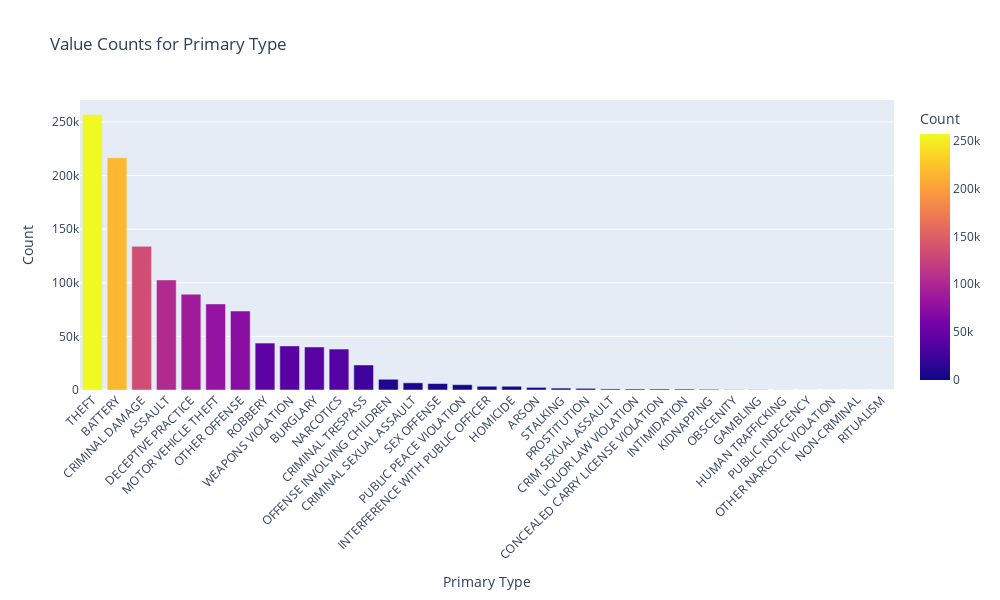

Notebook code for this chart:
### Markdown cell above
Lets explore `Primary Type` column using bar graph to see what cirme types were committed the most during 2019 to 2023.

### Code cell
# Unique value counts for 'Primary Type'
primary_type_counts = df['Primary Type'].value_counts().reset_index()
primary_type_counts.columns = ['Primary Type', 'Count']  # Rename columns for clarity

# Create a bar plot for 'Primary Type'
fig = px.bar(primary_type_counts, x='Primary Type', y='Count', 
             title='Value Counts for Primary Type', labels={'Primary Type': 'Primary Type', 'Count': 'Count'},
             color='Count', color_continuous_scale=px.colors.sequential.Plasma)

# layout of graph
fig.update_layout(xaxis_title='Primary Type', yaxis_title='Count', xaxis_tickangle=-45,
    width=1000,height=600   
)

fig.show()

### Figure 1 — Plotly figure (JSON) as saved in the notebook; plotly's stock layout.template omitted (floating-point values rounded to 4 significant figures)
{"data": [{"alignmentgroup": "True", "hovertemplate": "Primary Type=%{x}<br>Count=%{marker.color}<extra></extra>", "legendgroup": "", "marker": {"color": [256975, 216660, 133985, 102649, 89330, 80252, 73644, 43785, 41137, 40135, 38196, 23343, 10010, 6685, 6015, 4967, 3491, 3475, 2428, 1776, 1547, 978, 948, 920, 867, 636, 254, 204, 52, 35, 25, 17, 1], "coloraxis": "coloraxis", "pattern": {"shape": ""}}, "name": "", "offsetgroup": "", "orientation": "v", "showlegend": false, "textposition": "auto", "type": "bar", "x": ["THEFT", "BATTERY", "CRIMINAL DAMAGE", "ASSAULT", "DECEPTIVE PRACTICE", "MOTOR VEHICLE THEFT", "OTHER OFFENSE", "ROBBERY", "WEAPONS VIOLATION", "BURGLARY", "NARCOTICS", "CRIMINAL TRESPASS", "OFFENSE INVOLVING CHILDREN", "CRIMINAL SEXUAL ASSAULT", "SEX OFFENSE", "PUBLIC PEACE VIOLATION", "INTERFERENCE WITH PUBLIC OFFICER", "HOMICIDE", "ARSON", "STALKING", "PROSTITUTION", "CRIM SEXUAL ASSAULT", "LIQUOR LAW VIOLATION", "CONCEALED CARRY LICENSE VIOLATION", "INTIMIDATION", "KIDNAPPING", "OBSCENITY", "GAMBLING", "HUMAN TRAFFICKING", "PUBLIC INDECENCY", "OTHER NARCOTIC VIOLATION", "NON-CRIMINAL", "RITUALISM"], "xaxis": "x", "y": [256975, 216660, 133985, 102649, 89330, 80252, 73644, 43785, 41137, 40135, 38196, 23343, 10010, 6685, 6015, 4967, 3491, 3475, 2428, 1776, 1547, 978, 948, 920, 867, 636, 254, 204, 52, 35, 25, 17, 1], "yaxis": "y"}], "layout": {"barmode": "relative", "coloraxis": {"colorbar": {"title": {"text": "Count"}}, "colorscale": [[0, "#0d0887"], [0.1111, "#46039f"], [0.2222, "#7201a8"], [0.3333, "#9c179e"], [0.4444, "#bd3786"], [0.5556, "#d8576b"], [0.6667, "#ed7953"], [0.7778, "#fb9f3a"], [0.8889, "#fdca26"], [1, "#f0f921"]]}, "height": 600, "legend": {"tracegroupgap": 0}, "title": {"text": "Value Counts for Primary Type"}, "width": 1000, "xaxis": {"anchor": "y", "autorange": true, "domain": [0, 1], "range": [-0.5, 32.5], "tickangle": -45, "title": {"text": "Primary Type"}, "type": "category"}, "yaxis": {"anchor": "x", "autorange": true, "domain": [0, 1], "range": [0, 270500], "title": {"text": "Count"}, "type": "linear"}}}
